Frame 1 (no input): blank canvas, image omitted
Frame 60 (no input): blank canvas, image omitted
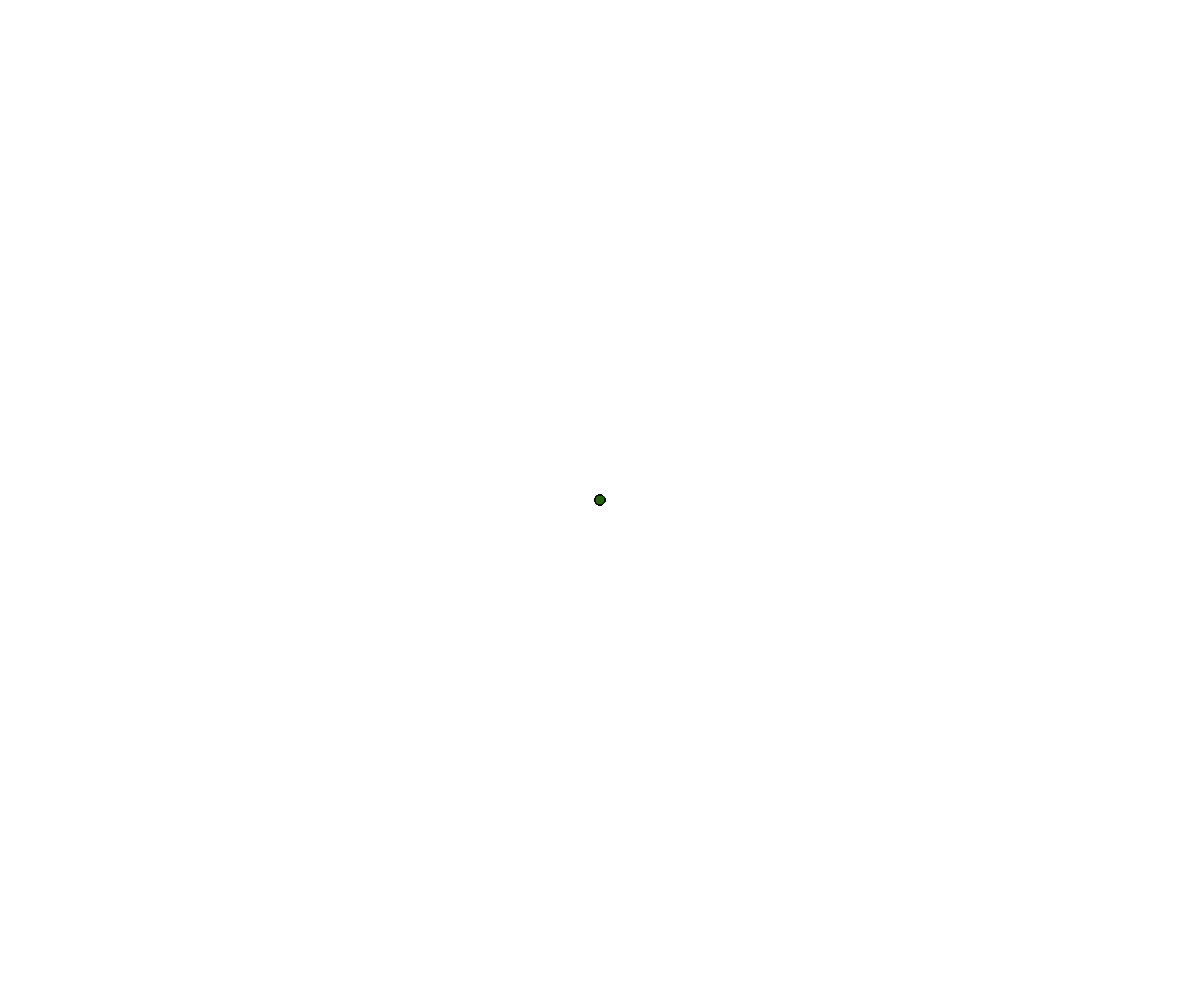
Frame 120 (the mouse pressed at the canvas centre since frame 60)

The p5.js sketch whose frames 1 and 60 were blank and that drew this single picture after the mouse press (run headless with seeded random() and noise() and a simulated clock; from frame 60 on, the mouse is pressed at the canvas centre):

// p5.js sketch
// ── sketch.js
let sizeX=10, sizeY=10;


function setup() {
  createCanvas(windowWidth, windowHeight);
  frameRate(60);
}



function draw() {
if (mouseIsPressed) {
    fill(random(255),random(255),random(255));
    ellipse(mouseX,mouseY,sizeX,sizeY);
  }




}

function mouseClear() {
  clear();
  background(255, 255, 255);
}


function mouseMas(){
  sizeX = sizeX + 10;
  sizeY = sizeY + 10;
}

function mouseMenos(){
  sizeX = sizeX - 10;
  sizeY = sizeY - 10;
}

function mouseColor(){
  background(random(255),random(255),random(255));
}

// function mouseForma(){
//    var op = random(1,3);
//    console.log(op);
//    return op;
// }
